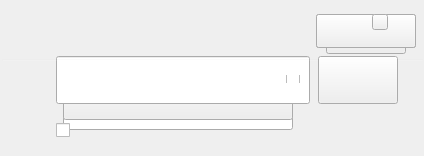
<?xml version="1.0" encoding="UTF-8"?>
<ui version="4.0">
 <class>OneConnForm</class>
 <widget class="QWidget" name="OneConnForm">
  <property name="geometry">
   <rect>
    <x>0</x>
    <y>0</y>
    <width>424</width>
    <height>156</height>
   </rect>
  </property>
  <property name="windowTitle">
   <string>Form</string>
  </property>
  <widget class="QLabel" name="lbName">
   <property name="geometry">
    <rect>
     <x>63</x>
     <y>8</y>
     <width>190</width>
     <height>20</height>
    </rect>
   </property>
   <property name="text">
    <string/>
   </property>
  </widget>
  <widget class="QPushButton" name="btnConnSub">
   <property name="geometry">
    <rect>
     <x>316</x>
     <y>14</y>
     <width>100</width>
     <height>34</height>
    </rect>
   </property>
   <property name="text">
    <string/>
   </property>
  </widget>
  <widget class="QPushButton" name="btnConn">
   <property name="geometry">
    <rect>
     <x>316</x>
     <y>14</y>
     <width>100</width>
     <height>34</height>
    </rect>
   </property>
   <property name="text">
    <string/>
   </property>
  </widget>
  <widget class="QLabel" name="lbSignal">
   <property name="geometry">
    <rect>
     <x>14</x>
     <y>14</y>
     <width>28</width>
     <height>28</height>
    </rect>
   </property>
   <property name="text">
    <string/>
   </property>
  </widget>
  <widget class="QLabel" name="lbConned">
   <property name="geometry">
    <rect>
     <x>63</x>
     <y>31</y>
     <width>140</width>
     <height>20</height>
    </rect>
   </property>
   <property name="text">
    <string/>
   </property>
  </widget>
  <widget class="QWidget" name="wbg_2" native="true">
   <property name="geometry">
    <rect>
     <x>0</x>
     <y>0</y>
     <width>424</width>
     <height>156</height>
    </rect>
   </property>
   <widget class="QLineEdit" name="lePassword">
    <property name="geometry">
     <rect>
      <x>56</x>
      <y>56</y>
      <width>254</width>
      <height>48</height>
     </rect>
    </property>
   </widget>
   <widget class="QCheckBox" name="checkBoxPwd">
    <property name="geometry">
     <rect>
      <x>286</x>
      <y>75</y>
      <width>16</width>
      <height>8</height>
     </rect>
    </property>
    <property name="text">
     <string/>
    </property>
   </widget>
   <widget class="QCheckBox" name="autoConn">
    <property name="geometry">
     <rect>
      <x>56</x>
      <y>110</y>
      <width>414</width>
      <height>40</height>
     </rect>
    </property>
    <property name="text">
     <string/>
    </property>
   </widget>
  </widget>
  <widget class="QPushButton" name="btnDisConn">
   <property name="geometry">
    <rect>
     <x>326</x>
     <y>14</y>
     <width>80</width>
     <height>40</height>
    </rect>
   </property>
   <property name="text">
    <string/>
   </property>
  </widget>
  <widget class="QPushButton" name="btnConnPWD">
   <property name="geometry">
    <rect>
     <x>318</x>
     <y>56</y>
     <width>80</width>
     <height>48</height>
    </rect>
   </property>
   <property name="text">
    <string/>
   </property>
  </widget>
  <widget class="QPushButton" name="btnHideConn">
   <property name="geometry">
    <rect>
     <x>316</x>
     <y>14</y>
     <width>100</width>
     <height>34</height>
    </rect>
   </property>
   <property name="text">
    <string/>
   </property>
  </widget>
  <widget class="QWidget" name="wbg_3" native="true">
   <property name="geometry">
    <rect>
     <x>0</x>
     <y>0</y>
     <width>424</width>
     <height>138</height>
    </rect>
   </property>
   <widget class="QPushButton" name="btnInfo">
    <property name="geometry">
     <rect>
      <x>63</x>
      <y>64</y>
      <width>230</width>
      <height>56</height>
     </rect>
    </property>
    <property name="text">
     <string/>
    </property>
   </widget>
   <widget class="QLineEdit" name="leInfo_1">
    <property name="geometry">
     <rect>
      <x>63</x>
      <y>62</y>
      <width>230</width>
      <height>20</height>
     </rect>
    </property>
   </widget>
   <widget class="QLineEdit" name="leInfo_2">
    <property name="geometry">
     <rect>
      <x>63</x>
      <y>86</y>
      <width>230</width>
      <height>20</height>
     </rect>
    </property>
   </widget>
   <widget class="QLineEdit" name="leInfo_3">
    <property name="geometry">
     <rect>
      <x>63</x>
      <y>110</y>
      <width>230</width>
      <height>20</height>
     </rect>
    </property>
   </widget>
   <zorder>leInfo_1</zorder>
   <zorder>leInfo_2</zorder>
   <zorder>leInfo_3</zorder>
   <zorder>btnInfo</zorder>
  </widget>
  <widget class="Line" name="line">
   <property name="geometry">
    <rect>
     <x>2</x>
     <y>59</y>
     <width>421</width>
     <height>2</height>
    </rect>
   </property>
   <property name="styleSheet">
    <string notr="true">background-color: rgba(255, 255, 255,0.05);</string>
   </property>
   <property name="orientation">
    <enum>Qt::Horizontal</enum>
   </property>
  </widget>
  <widget class="QWidget" name="wbg" native="true">
   <property name="geometry">
    <rect>
     <x>0</x>
     <y>0</y>
     <width>414</width>
     <height>56</height>
    </rect>
   </property>
  </widget>
  <widget class="QLabel" name="lbWaiting">
   <property name="geometry">
    <rect>
     <x>280</x>
     <y>20</y>
     <width>20</width>
     <height>20</height>
    </rect>
   </property>
   <property name="text">
    <string/>
   </property>
  </widget>
  <widget class="QLabel" name="lbWaitingIcon">
   <property name="geometry">
    <rect>
     <x>280</x>
     <y>20</y>
     <width>20</width>
     <height>20</height>
    </rect>
   </property>
   <property name="text">
    <string/>
   </property>
  </widget>
  <widget class="QPushButton" name="btnInfo_2">
   <property name="geometry">
    <rect>
     <x>372</x>
     <y>14</y>
     <width>16</width>
     <height>16</height>
    </rect>
   </property>
   <property name="text">
    <string/>
   </property>
  </widget>
  <zorder>wbg_3</zorder>
  <zorder>wbg_2</zorder>
  <zorder>lbName</zorder>
  <zorder>lbSignal</zorder>
  <zorder>lbConned</zorder>
  <zorder>line</zorder>
  <zorder>wbg</zorder>
  <zorder>btnConnSub</zorder>
  <zorder>btnConn</zorder>
  <zorder>btnConnPWD</zorder>
  <zorder>btnDisConn</zorder>
  <zorder>btnHideConn</zorder>
  <zorder>lbWaiting</zorder>
  <zorder>lbWaitingIcon</zorder>
  <zorder>btnInfo_2</zorder>
 </widget>
 <resources/>
 <connections/>
</ui>
